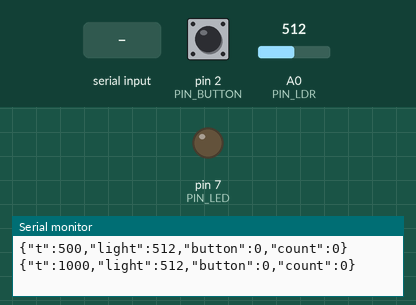
Simulated run of this sketch. Board: Arduino Uno, built with avr-gcc and run on an emulated ATmega328P. Parts: output pins drawn as LEDs (lit = HIGH), the last lines printed to the serial monitor. Inputs (shaded band) come from the test bench; at power-on: pin 2 (PIN_BUTTON) HIGH, A0 (PIN_LDR) = 512.

Above: at 1.2 s.
1.3 s: "L1\n" received over Serial
At 2.4 s:
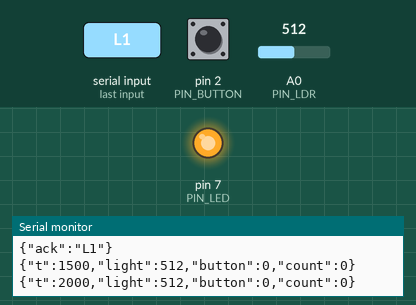
2.8 s: "L\n" received over Serial
Timing chart, 0 to 5.8 s (numbered marks = the images above; inputs shaded):
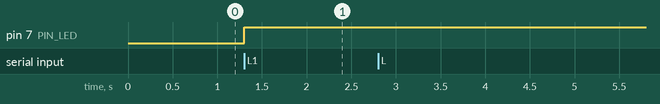

The sketch:

p09_sensor_stream.ino
```cpp
// WSU-COS 209 The Circuit-to-Cloud Workshop
// Practical 9: Web Serial dashboard  |  Lab sketch: JSON sensor stream for the browser
// (c) 2026 Wellspring University, Faculty of Computing. For registered WSU-COS 209 students.
//
// Wiring:
//   LDR divider: 5V -> LDR -> A0 -> 10k -> GND   (more light = higher reading)
//   Button: D2 -> button -> GND (internal pull-up, pressed = LOW)
//   LED: D7 -> 330 ohm -> LED -> GND
//
// Every 500 ms one JSON line is sent, for example:
//   {"t":1234,"light":512,"button":0,"count":3}
//   t = ms since start, light = 0..1023, button = 1 while pressed, count = presses so far
// Commands from the browser (one per line): L1 = LED on, L0 = LED off.
// Reply: {"ack":"L1"}  (or {"error":"unknown command"})
// Close the Serial Monitor before connecting the web dashboard: only one program
// can use the serial port at a time.

const int PIN_LDR = A0;
const int PIN_BUTTON = 2;
const int PIN_LED = 7;
const unsigned long SEND_MS = 500;
const unsigned long DEBOUNCE_MS = 30;

unsigned long lastSendMs = 0;
int count = 0;                    // number of button presses
bool pressed = false;             // debounced button state
unsigned long lastEdgeMs = 0;     // time of the last accepted change

char line[16];                    // command being received
int lineLength = 0;

void handleCommand() {
  if (lineLength == 2 && line[0] == 'L' && (line[1] == '1' || line[1] == '0')) {
    digitalWrite(PIN_LED, line[1] == '1' ? HIGH : LOW);
    Serial.print("{\"ack\":\"L");
    Serial.print(line[1]);
    Serial.println("\"}");
  } else {
    Serial.println("{\"error\":\"unknown command\"}");
  }
}

void setup() {
  Serial.begin(115200);
  pinMode(PIN_BUTTON, INPUT_PULLUP);
  pinMode(PIN_LED, OUTPUT);
  lastSendMs = millis();
}

void loop() {
  // 1. Button with edge detection. After a change we ignore the button for
  //    30 ms, so contact bounce is not counted as extra presses.
  bool now = (digitalRead(PIN_BUTTON) == LOW);     // true while pressed
  if (now != pressed && millis() - lastEdgeMs >= DEBOUNCE_MS) {
    pressed = now;
    lastEdgeMs = millis();
    if (pressed) {
      count++;                                     // count the press (not the release)
    }
  }

  // 2. Serial commands, one per line ("L1\n").
  while (Serial.available() > 0) {
    char c = Serial.read();
    if (c == '\n' || c == '\r') {
      if (lineLength > 0) {
        handleCommand();
        lineLength = 0;
      }
    } else if (lineLength < 15) {
      line[lineLength] = c;
      lineLength++;
    }
  }

  // 3. Every 500 ms send one JSON line.
  if (millis() - lastSendMs >= SEND_MS) {
    lastSendMs = lastSendMs + SEND_MS;
    int light = analogRead(PIN_LDR);
    Serial.print("{\"t\":");
    Serial.print(millis());
    Serial.print(",\"light\":");
    Serial.print(light);
    Serial.print(",\"button\":");
    Serial.print(pressed ? 1 : 0);
    Serial.print(",\"count\":");
    Serial.print(count);
    Serial.println("}");
  }
}
```

Measured:
- after the input at 1.3 s, pin 7 (PIN_LED): LOW → HIGH at once
